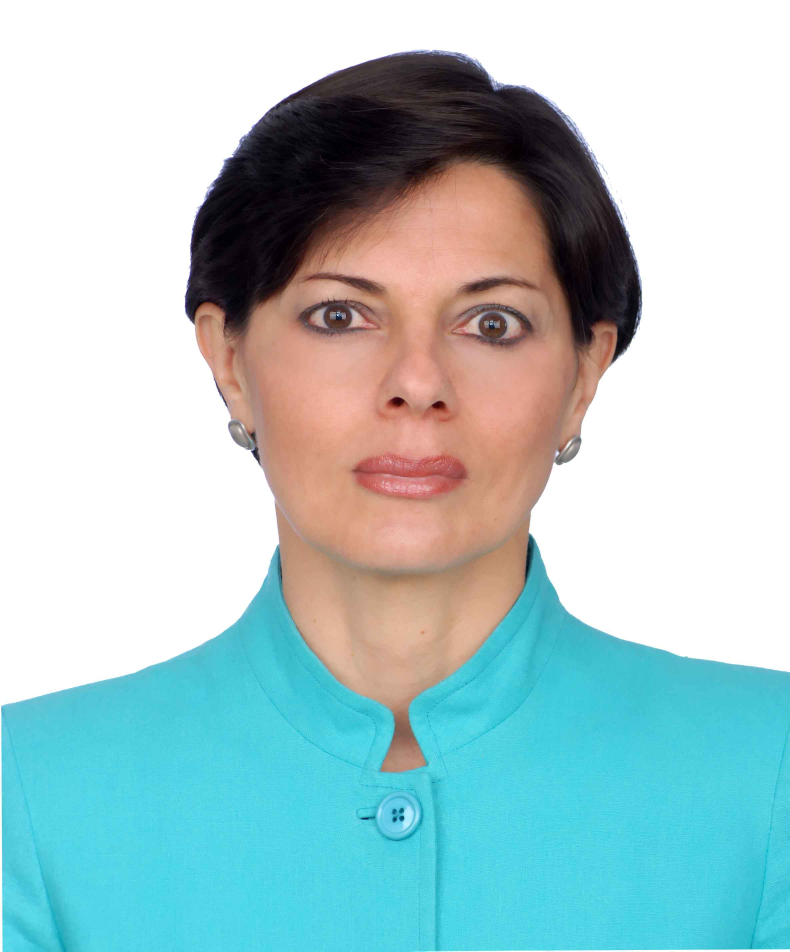
%> input picture fwdinteligenciaartificialcursouni/ReconocimientoDeRostros/cara3.jpg, 2370 x 2854 px (shown at 1/3 size)
$ octave mario2.m   (GNU Octave 9; MATLAB toolbox functions it lacks are replaced by stand-ins)
%> lines starting %> are read from the running program, lines starting %| are printed output that depends on the picture; in (x1, y1, x2, y2) boxes, pixels count from 0 and x2, y2 are one past the last pixel; in counts of white or black regions, pixels touching at a corner belong together; the program's own positions count from 1
% Este programa lee imagenes en formato jpg
% y las pixelea para bajar su resoluci髇 y
% el tama駉 de la matriz

clear all;
close all;
clc;

I1 = imread('cara3.jpg','jpg');
figure(1);
imshow(uint8(I1));
I2 = I1;
Iz = I1(:,:,2);
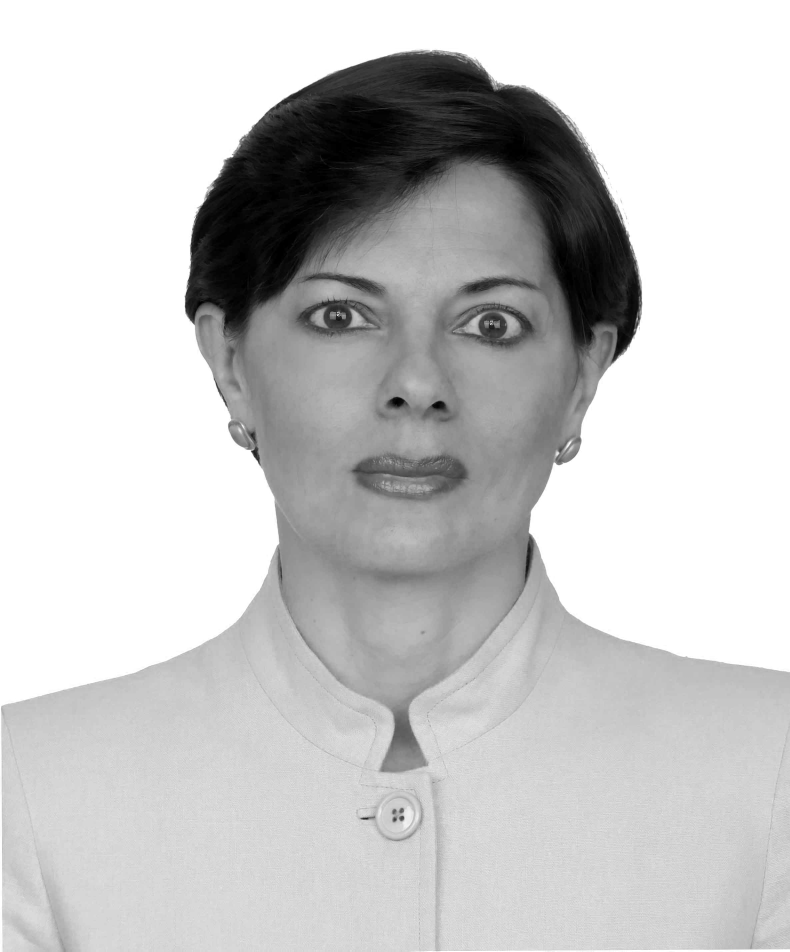
%> Iz: size 2854x2370 uint8 (shown at 1/3 size); min 0, max 255, mean 200.3
[nf nc] = size(Iz);
%> nf = 2854; nc = 2370
figure(2);
imshow(uint8(Iz));

for f = 1:nf
  Ifila = Iz(f,:);
  if(any(Ifila < 255))
      break;
  end
end
nfc = 1800;
Iz1 = Iz(f:nfc,:);
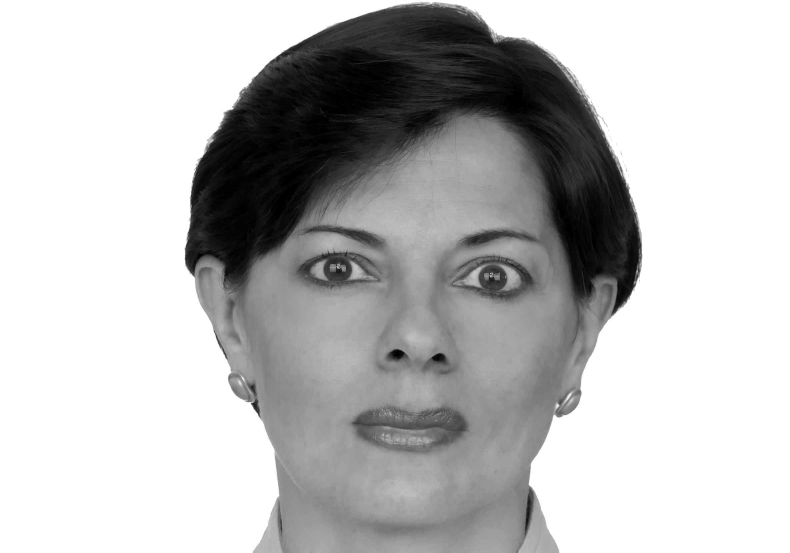
%> Iz1: size 1657x2370 uint8 (shown at 1/3 size); min 0, max 255, mean 189.5
figure(3);
imshow(uint8(Iz1));

for c1 = 1:nc
   Icol = Iz1(:,c1);
   if(any(Icol < 255))
     break;
   end
end
Iz2 = Iz1(:,c1:nc);
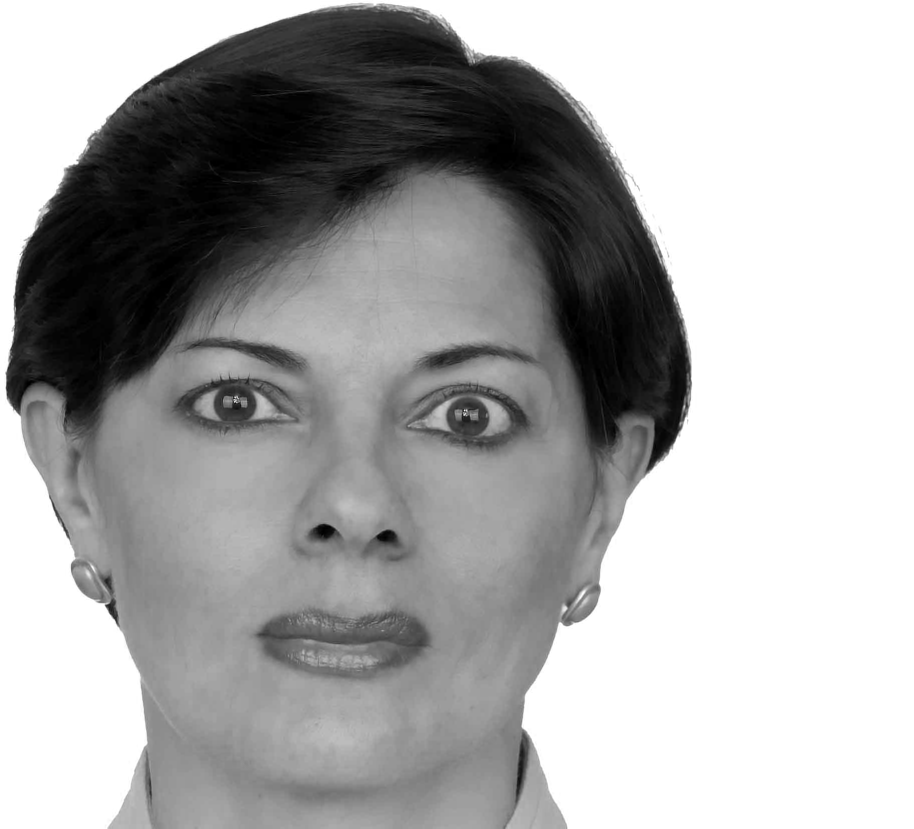
%> Iz2: size 1657x1827 uint8 (shown at 1/2 size); min 0, max 255, mean 170.1
figure(4);
imshow(uint8(Iz2));

[nc2 nf2] = size(Iz2);
%> nc2 = 1657; nf2 = 1827
for c2 = nc2:-1:1
   Icol = Iz2(:,c2);
   if(any(Icol < 255))
     break;
   end
end
Iz3 = Iz2(:,1:c2);
figure(5);
imshow(uint8(Iz3));

% Pixelamiento en cuadrados de 10x10
Izz = Iz3(1:1650,1:1390);
ii = 1;
for i = 1:10:1650
   jj = 1;
   for j = 1:10:1390
      im = Iz3(i:i+9,j:j+9);
      im = sum(sum(im))/100;
      Inueva10(ii,jj) = round(im);
      jj = jj + 1;
   end
   ii = ii + 1;
end
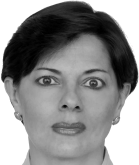
%> Inueva10: size 165x139 double; min 0, max 255, mean 143.2
%> after the loop, ii = 166
figure(8);
imshow(uint8(Inueva10));

% Pixelamiento en cuadrados de 20x20
Izz = Iz3(1:1640,1:1380);
%> Izz: size 1640x1380 uint8
ii = 1;
for i = 1:20:1640
   jj = 1;
   for j = 1:20:1380
      im = Iz3(i:i+19,j:j+19);
      im = sum(sum(im))/400;
      Inueva20(ii,jj) = round(im);
      jj = jj + 1;
   end
   ii = ii + 1;
end
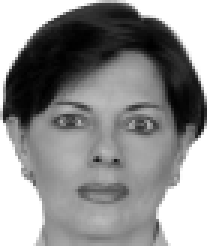
%> Inueva20: size 82x69 double (shown 3 times larger); min 0, max 255, mean 142.1
%> after the loop, ii = 83
figure(9);
imshow(uint8(Inueva20));

% Pixelamiento en cuadrados de 30x30
Izz = Iz3(1:1650,1:1380);
%> Izz: size 1650x1380 uint8
ii = 1;
for i = 1:30:1650
   jj = 1;
   for j = 1:30:1380
      im = Iz3(i:i+29,j:j+29);
      im = sum(sum(im))/900;
      Inueva30(ii,jj) = round(im);
      jj = jj + 1;
   end
   ii = ii + 1;
end
%> after the loop, ii = 56
figure(10);
imshow(uint8(Inueva30));

% Pixelamiento en cuadrados de 40x40
Izz = Iz3(1:1640,1:1360);
%> Izz: size 1640x1360 uint8
ii = 1;
for i = 1:40:1640
   jj = 1;
   for j = 1:40:1360
      im = Iz3(i:i+39,j:j+39);
      im = sum(sum(im))/1600;
      Inueva40(ii,jj) = round(im);
      jj = jj + 1;
   end
   ii = ii + 1;
end
%> after the loop, ii = 42
figure(11);
imshow(uint8(Inueva40));

% Pixelamiento en cuadrados de 40x30
Izz = Iz3(1:1640,1:1380);
ii = 1;
for i = 1:40:1640
   jj = 1;
   for j = 1:30:1380
      im = Iz3(i:i+39,j:j+29);
      im = sum(sum(im))/1200;
      Inueva43(ii,jj) = round(im);
      jj = jj + 1;
   end
   ii = ii + 1;
end
figure(11);
imshow(uint8(Inueva43));

% Pixelamiento en cuadrados de 30x40
Izz = Iz3(1:1650,1:1360);
%> Izz: size 1650x1360 uint8
ii = 1;
for i = 1:30:1650
   jj = 1;
   for j = 1:40:1360
      im = Iz3(i:i+29,j:j+39);
      im = sum(sum(im))/1200;
      Inueva34(ii,jj) = round(im);
      jj = jj + 1;
   end
   ii = ii + 1;
end
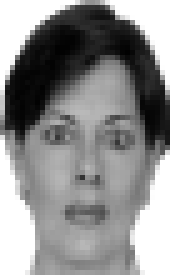
%> Inueva34: size 55x34 double (shown 5 times larger); min 1, max 255, mean 141
%> after the loop, ii = 56
figure(12);
imshow(uint8(Inueva34));


I40 = Inueva40;
I40bn = 255*round(I40/255*0.75);
%> I40bn: size 41x34 double; 30% white; 9 white regions (4 under 20 px), largest, box (x1, y1, x2, y2) and area: (0, 20, 8, 41) 102, (26, 23, 34, 41) 101, (0, 0, 16, 17) 83, (21, 0, 34, 14) 72, (13, 14, 23, 20) 29
figure(13);
imshow(uint8(I40bn));
I41bn = 255*round(I40/255*0.90);
%> I41bn: size 41x34 double; 55.5% white; 4 black regions (1 under 20 px), largest, box (x1, y1, x2, y2) and area: (0, 0, 34, 33) 562, (13, 30, 22, 34) 30, (10, 35, 27, 40) 26
figure(14);
imshow(uint8(I41bn));
I42bn = 255*round(I40/255*0.98);
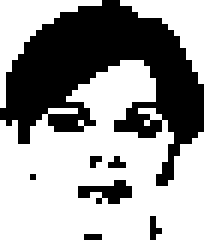
%> I42bn: size 41x34 double (shown 6 times larger); 62.5% white; 7 black regions (5 under 20 px), largest, box (x1, y1, x2, y2) and area: (0, 0, 34, 31) 486, (13, 30, 22, 34) 21
figure(15);
imshow(uint8(I42bn));

$ run again, with fwdinteligenciaartificialcursouni/ReconocimientoDeRostros/cara2.jpg copied over fwdinteligenciaartificialcursouni/ReconocimientoDeRostros/cara3.jpg
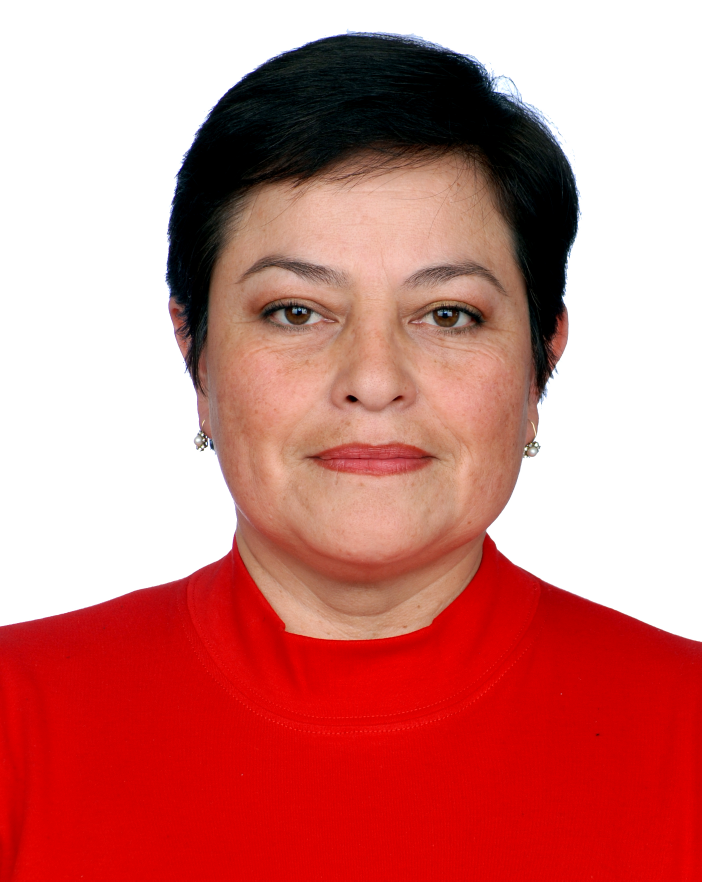
%> input picture fwdinteligenciaartificialcursouni/ReconocimientoDeRostros/cara2.jpg, 2106 x 2644 px (shown at 1/3 size)
%> after the loop `for i = 1:10:1650`: ii = 166
%> after the loop `for i = 1:20:1640`:
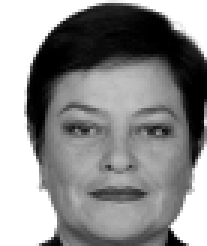
%> Inueva20: size 82x69 double (shown 3 times larger); min 0, max 255, mean 141.4
%> after the loop `for i = 1:20:1640`: ii = 83
%> after the loop `for i = 1:30:1650`: ii = 56
%> after the loop `for i = 1:40:1640`: ii = 42
%> after the loop `for i = 1:30:1650`: ii = 56
%> I40bn: size 41x34 double; 34.1% white; 12 white regions (8 under 20 px), largest, box (x1, y1, x2, y2) and area: (0, 0, 17, 41) 292, (14, 12, 25, 21) 71, (20, 0, 34, 8) 47, (28, 26, 34, 41) 47
%> I41bn: size 41x34 double; 51.3% white; 2 black regions, box (x1, y1, x2, y2) and area: (4, 1, 34, 41) 644, (14, 30, 26, 34) 35
%> `I42bn = 255*round(I40/255*0.98);`:
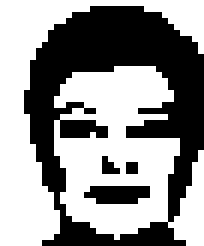
%> I42bn: size 41x34 double (shown 6 times larger); 57.3% white; 4 black regions (2 under 20 px), largest, box (x1, y1, x2, y2) and area: (4, 1, 34, 41) 557, (14, 31, 25, 34) 28

$ run again, with fwdinteligenciaartificialcursouni/ReconocimientoDeRostros/cara4.jpg copied over fwdinteligenciaartificialcursouni/ReconocimientoDeRostros/cara3.jpg
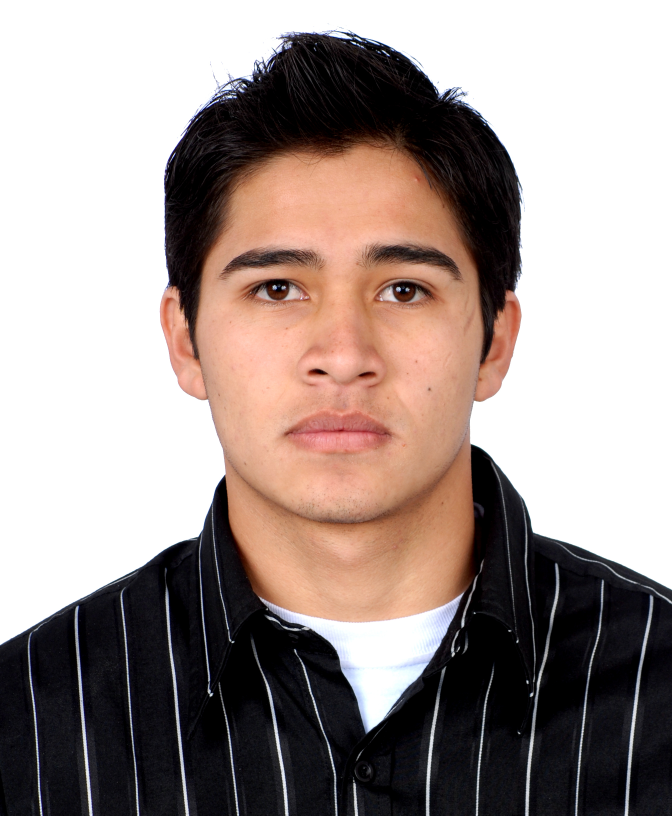
%> input picture fwdinteligenciaartificialcursouni/ReconocimientoDeRostros/cara4.jpg, 2016 x 2446 px (shown at 1/3 size)
%> after the loop `for i = 1:10:1650`: ii = 166
%> after the loop `for i = 1:20:1640`:
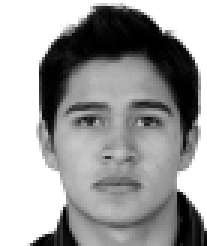
%> Inueva20: size 82x69 double (shown 3 times larger); min 0, max 255, mean 157.1
%> after the loop `for i = 1:20:1640`: ii = 83
%> after the loop `for i = 1:30:1650`: ii = 56
%> after the loop `for i = 1:40:1640`: ii = 42
%> after the loop `for i = 1:30:1650`: ii = 56
%> I40bn: size 41x34 double; 46.1% white; 6 white regions (3 under 20 px), largest, box (x1, y1, x2, y2) and area: (0, 0, 34, 41) 564, (14, 11, 23, 23) 48, (23, 22, 28, 31) 24
%> I41bn: size 41x34 double; 64.1% white; 4 black regions (2 under 20 px), largest, box (x1, y1, x2, y2) and area: (7, 1, 33, 28) 367, (5, 31, 34, 41) 113
%> `I42bn = 255*round(I40/255*0.98);`:
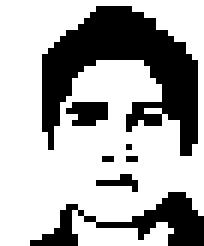
%> I42bn: size 41x34 double (shown 6 times larger); 68.3% white; 7 black regions (4 under 20 px), largest, box (x1, y1, x2, y2) and area: (7, 1, 33, 26) 306, (5, 32, 34, 41) 99, (11, 17, 18, 21) 22
